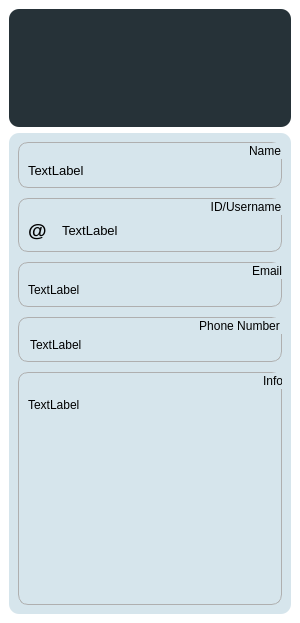
<?xml version="1.0" encoding="UTF-8"?>
<ui version="4.0">
 <class>RoomInfoPanel</class>
 <widget class="QWidget" name="RoomInfoPanel">
  <property name="geometry">
   <rect>
    <x>0</x>
    <y>0</y>
    <width>300</width>
    <height>623</height>
   </rect>
  </property>
  <property name="sizePolicy">
   <sizepolicy hsizetype="Ignored" vsizetype="Preferred">
    <horstretch>0</horstretch>
    <verstretch>0</verstretch>
   </sizepolicy>
  </property>
  <property name="maximumSize">
   <size>
    <width>300</width>
    <height>16777215</height>
   </size>
  </property>
  <property name="windowTitle">
   <string>Form</string>
  </property>
  <layout class="QVBoxLayout" name="verticalLayout">
   <property name="leftMargin">
    <number>0</number>
   </property>
   <property name="topMargin">
    <number>0</number>
   </property>
   <property name="rightMargin">
    <number>0</number>
   </property>
   <property name="bottomMargin">
    <number>0</number>
   </property>
   <item>
    <widget class="QScrollArea" name="scrollArea">
     <property name="sizePolicy">
      <sizepolicy hsizetype="Ignored" vsizetype="Expanding">
       <horstretch>0</horstretch>
       <verstretch>0</verstretch>
      </sizepolicy>
     </property>
     <property name="styleSheet">
      <string notr="true">background-color: rgb(255, 255, 255);</string>
     </property>
     <property name="frameShape">
      <enum>QFrame::NoFrame</enum>
     </property>
     <property name="widgetResizable">
      <bool>true</bool>
     </property>
     <widget class="QWidget" name="scrollAreaWidgetContents">
      <property name="geometry">
       <rect>
        <x>0</x>
        <y>0</y>
        <width>300</width>
        <height>623</height>
       </rect>
      </property>
      <layout class="QVBoxLayout" name="verticalLayout_2">
       <item>
        <widget class="QWidget" name="widget" native="true">
         <property name="sizePolicy">
          <sizepolicy hsizetype="Preferred" vsizetype="Fixed">
           <horstretch>0</horstretch>
           <verstretch>0</verstretch>
          </sizepolicy>
         </property>
         <property name="styleSheet">
          <string notr="true">background-color: rgb(38, 50, 56);

border-style:solid;
border-width:0px;
border-radius:10px;</string>
         </property>
         <layout class="QGridLayout" name="gridLayout_2">
          <item row="1" column="0">
           <widget class="QLabel" name="pofile_pic">
            <property name="sizePolicy">
             <sizepolicy hsizetype="Preferred" vsizetype="Preferred">
              <horstretch>0</horstretch>
              <verstretch>0</verstretch>
             </sizepolicy>
            </property>
            <property name="minimumSize">
             <size>
              <width>100</width>
              <height>100</height>
             </size>
            </property>
            <property name="maximumSize">
             <size>
              <width>100</width>
              <height>100</height>
             </size>
            </property>
            <property name="pixmap">
             <pixmap>../res/img/temp_profile_pic.jpg</pixmap>
            </property>
            <property name="scaledContents">
             <bool>true</bool>
            </property>
           </widget>
          </item>
          <item row="1" column="1">
           <spacer name="horizontalSpacer">
            <property name="orientation">
             <enum>Qt::Horizontal</enum>
            </property>
            <property name="sizeHint" stdset="0">
             <size>
              <width>40</width>
              <height>20</height>
             </size>
            </property>
           </spacer>
          </item>
         </layout>
        </widget>
       </item>
       <item>
        <widget class="QWidget" name="widget_2" native="true">
         <property name="styleSheet">
          <string notr="true">background-color: #D6E5EC;

border-radius:10px;</string>
         </property>
         <layout class="QVBoxLayout" name="verticalLayout_3">
          <property name="spacing">
           <number>10</number>
          </property>
          <item>
           <widget class="QGroupBox" name="groupBox_2">
            <property name="sizePolicy">
             <sizepolicy hsizetype="Preferred" vsizetype="Fixed">
              <horstretch>0</horstretch>
              <verstretch>0</verstretch>
             </sizepolicy>
            </property>
            <property name="styleSheet">
             <string notr="true">QGroupBox{
	border-style:solid;
	border-width:1px;
	border-color: rgb(175, 175, 175);
}</string>
            </property>
            <property name="title">
             <string>Name</string>
            </property>
            <property name="alignment">
             <set>Qt::AlignRight|Qt::AlignTrailing|Qt::AlignVCenter</set>
            </property>
            <property name="flat">
             <bool>false</bool>
            </property>
            <layout class="QHBoxLayout" name="horizontalLayout">
             <property name="topMargin">
              <number>20</number>
             </property>
             <item>
              <widget class="QLabel" name="nameField">
               <property name="font">
                <font>
                 <pointsize>10</pointsize>
                </font>
               </property>
               <property name="styleSheet">
                <string notr="true">background-color:transparent;

</string>
               </property>
               <property name="text">
                <string>TextLabel</string>
               </property>
               <property name="wordWrap">
                <bool>true</bool>
               </property>
              </widget>
             </item>
            </layout>
           </widget>
          </item>
          <item>
           <widget class="QGroupBox" name="groupBox">
            <property name="sizePolicy">
             <sizepolicy hsizetype="Preferred" vsizetype="Fixed">
              <horstretch>0</horstretch>
              <verstretch>0</verstretch>
             </sizepolicy>
            </property>
            <property name="minimumSize">
             <size>
              <width>0</width>
              <height>0</height>
             </size>
            </property>
            <property name="maximumSize">
             <size>
              <width>16777215</width>
              <height>16777215</height>
             </size>
            </property>
            <property name="styleSheet">
             <string notr="true">QGroupBox{
	border-style:solid;
	border-width:1px;
	border-color: rgb(175, 175, 175);
}</string>
            </property>
            <property name="title">
             <string>ID/Username</string>
            </property>
            <property name="alignment">
             <set>Qt::AlignRight|Qt::AlignTrailing|Qt::AlignVCenter</set>
            </property>
            <property name="flat">
             <bool>false</bool>
            </property>
            <layout class="QHBoxLayout" name="horizontalLayout_2">
             <property name="spacing">
              <number>15</number>
             </property>
             <property name="topMargin">
              <number>20</number>
             </property>
             <item>
              <widget class="QLabel" name="label_3">
               <property name="sizePolicy">
                <sizepolicy hsizetype="Fixed" vsizetype="Preferred">
                 <horstretch>0</horstretch>
                 <verstretch>0</verstretch>
                </sizepolicy>
               </property>
               <property name="font">
                <font>
                 <pointsize>14</pointsize>
                 <weight>75</weight>
                 <bold>true</bold>
                </font>
               </property>
               <property name="styleSheet">
                <string notr="true">background-color:transparent;

</string>
               </property>
               <property name="text">
                <string>@</string>
               </property>
              </widget>
             </item>
             <item>
              <widget class="QLabel" name="IDField">
               <property name="font">
                <font>
                 <pointsize>10</pointsize>
                </font>
               </property>
               <property name="styleSheet">
                <string notr="true">background-color:transparent;

</string>
               </property>
               <property name="text">
                <string>TextLabel</string>
               </property>
               <property name="wordWrap">
                <bool>true</bool>
               </property>
              </widget>
             </item>
            </layout>
           </widget>
          </item>
          <item>
           <widget class="QGroupBox" name="groupBox_3">
            <property name="sizePolicy">
             <sizepolicy hsizetype="Preferred" vsizetype="Fixed">
              <horstretch>0</horstretch>
              <verstretch>0</verstretch>
             </sizepolicy>
            </property>
            <property name="styleSheet">
             <string notr="true">QGroupBox{
	border-style:solid;
	border-width:1px;
	border-color: rgb(175, 175, 175);
}</string>
            </property>
            <property name="title">
             <string>Email</string>
            </property>
            <property name="alignment">
             <set>Qt::AlignRight|Qt::AlignTrailing|Qt::AlignVCenter</set>
            </property>
            <layout class="QHBoxLayout" name="horizontalLayout_3">
             <property name="topMargin">
              <number>20</number>
             </property>
             <item>
              <widget class="QLabel" name="emailField">
               <property name="styleSheet">
                <string notr="true">background-color:transparent;

</string>
               </property>
               <property name="text">
                <string>TextLabel</string>
               </property>
              </widget>
             </item>
            </layout>
           </widget>
          </item>
          <item>
           <widget class="QGroupBox" name="groupBox_4">
            <property name="sizePolicy">
             <sizepolicy hsizetype="Preferred" vsizetype="Fixed">
              <horstretch>0</horstretch>
              <verstretch>0</verstretch>
             </sizepolicy>
            </property>
            <property name="styleSheet">
             <string notr="true">QGroupBox{
	border-style:solid;
	border-width:1px;
	border-color: rgb(175, 175, 175);
}</string>
            </property>
            <property name="title">
             <string>Phone Number</string>
            </property>
            <property name="alignment">
             <set>Qt::AlignRight|Qt::AlignTrailing|Qt::AlignVCenter</set>
            </property>
            <layout class="QHBoxLayout" name="horizontalLayout_4">
             <property name="leftMargin">
              <number>11</number>
             </property>
             <property name="topMargin">
              <number>20</number>
             </property>
             <item>
              <widget class="QLabel" name="pnField">
               <property name="styleSheet">
                <string notr="true">background-color:transparent;

</string>
               </property>
               <property name="text">
                <string>TextLabel</string>
               </property>
              </widget>
             </item>
            </layout>
           </widget>
          </item>
          <item>
           <widget class="QGroupBox" name="groupBox_5">
            <property name="styleSheet">
             <string notr="true">QGroupBox{
	border-style:solid;
	border-width:1px;
	border-color: rgb(175, 175, 175);
}</string>
            </property>
            <property name="title">
             <string>Info</string>
            </property>
            <property name="alignment">
             <set>Qt::AlignRight|Qt::AlignTrailing|Qt::AlignVCenter</set>
            </property>
            <layout class="QHBoxLayout" name="horizontalLayout_5">
             <property name="topMargin">
              <number>25</number>
             </property>
             <item>
              <widget class="QLabel" name="infoField">
               <property name="styleSheet">
                <string notr="true">background-color:transparent;

</string>
               </property>
               <property name="text">
                <string>TextLabel</string>
               </property>
               <property name="alignment">
                <set>Qt::AlignLeading|Qt::AlignLeft|Qt::AlignTop</set>
               </property>
               <property name="wordWrap">
                <bool>true</bool>
               </property>
              </widget>
             </item>
            </layout>
           </widget>
          </item>
         </layout>
        </widget>
       </item>
      </layout>
     </widget>
    </widget>
   </item>
  </layout>
 </widget>
 <resources/>
 <connections/>
</ui>
